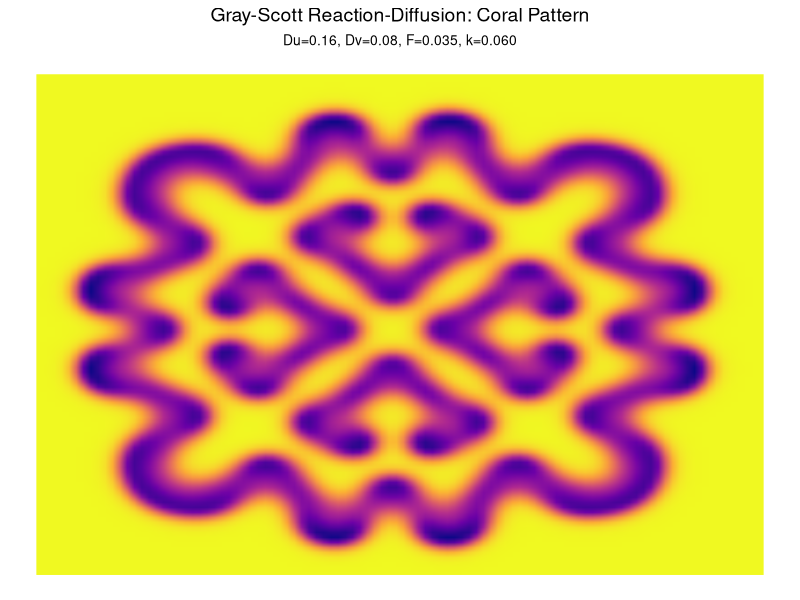
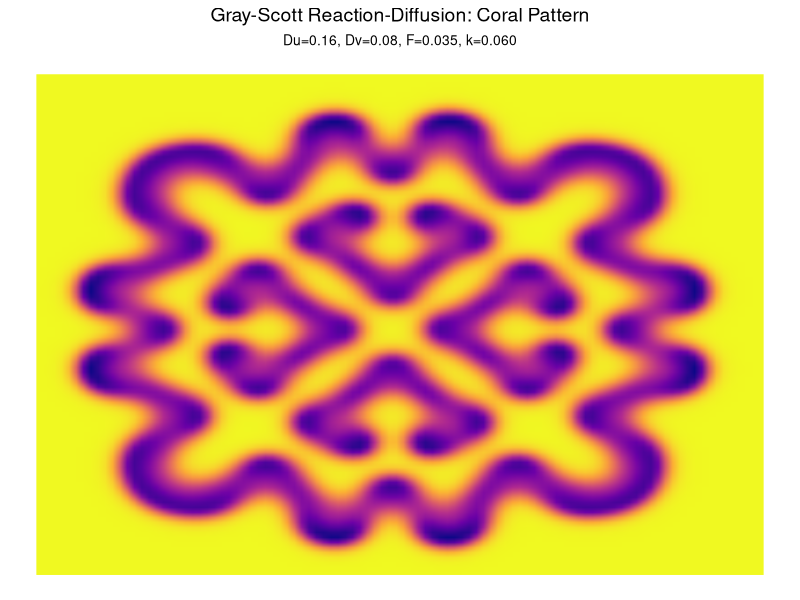

Source code (R) for these figures, in order:
# Libraries
library(ggplot2)
library(dplyr)

# Parameters (The 'Coral' preset)
Du <- 0.16 # Diffusion rate of U
Dv <- 0.08 # Diffusion rate of V
F <- 0.035 # Feed rate
k <- 0.060 # Kill rate
N <- 100 # Grid size (N x N)
dt <- 1 # Time step size
steps <- 2000 # Total iterations

# Initialize concentrations: U(x,y,t=0), V(x,y,t=0)
U <- matrix(1, nrow = N, ncol = N)
V <- matrix(0, nrow = N, ncol = N)

# Initial perturbation (10x10 noisy square in the center)
set.seed(123)
V[(N / 2 - 5):(N / 2 + 4), (N / 2 - 5):(N / 2 + 4)] <- runif(
  100,
  min = 0.5,
  max = 1
)

# Laplacian kernel (finite differences)
laplacian <- function(X) {
  X_ext <- rbind(X[N, ], X, X[1, ]) # Periodic boundary (top-bottom)
  X_ext <- cbind(X_ext[, N], X_ext, X_ext[, 1]) # Periodic (left-right)
  lap <- (
    X_ext[1:N, 2:(N + 1)] +
      X_ext[3:(N + 2), 2:(N + 1)] + # Up/Down
      X_ext[2:(N + 1), 1:N] +
      X_ext[2:(N + 1), 3:(N + 2)] - # Left/Right
      4 * X_ext[2:(N + 1), 2:(N + 1)] # Center
  )
  lap
}

# Main Reaction-Diffusion Loop
for (step in 1:steps) {
  # Compute Laplacians ∇²U and ∇²V
  Lu <- laplacian(U)
  Lv <- laplacian(V)

  # Reaction-diffusion equations (Euler method)
  U_new <- U + dt * (Du * Lu - U * V^2 + F * (1 - U))
  V_new <- V + dt * (Dv * Lv + U * V^2 - (F + k) * V)

  # Enforce boundary conditions (0 ≤ U,V ≤ 1)
  U_new[U_new < 0] <- 0
  U_new[U_new > 1] <- 1
  V_new[V_new < 0] <- 0
  V_new[V_new > 1] <- 1

  # Update concentrations
  U <- U_new
  V <- V_new

  # Progress bar
  if (step %% 100 == 0) cat(sprintf("Step %d/%d\n", step, steps))
}

# Convert V (final state) to a data.frame for ggplot
df_plot <- expand.grid(x = 1:N, y = 1:N) %>%
  mutate(V = as.vector(V))

# High-Res Heatmap Visualization
ggplot(df_plot, aes(x, y, fill = V)) +
  geom_raster(interpolate = TRUE) +
  scale_fill_viridis_c(option = "plasma", direction = -1) +
  labs(
    title = "Gray-Scott Reaction-Diffusion: Coral Pattern",
    subtitle = sprintf("Du=%.2f, Dv=%.2f, F=%.3f, k=%.3f", Du, Dv, F, k),
    x = "",
    y = ""
  ) +
  theme_void() +
  theme(
    legend.position = "none",
    plot.title = element_text(hjust = 0.5, size = 14),
    plot.subtitle = element_text(hjust = 0.5, size = 10)
  )

# Optional: Save high-res PNG
ggsave("gray_scott_coral.png", width = 8, height = 8, dpi = 300)
